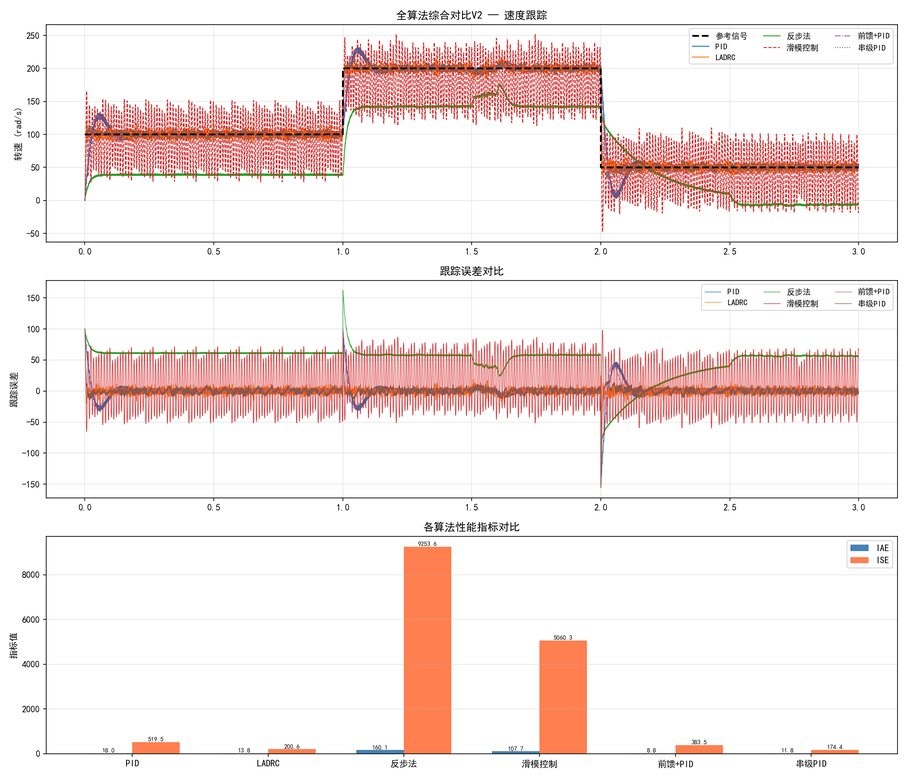
#> input picture 15_simulation/all_algorithms_comparison.png, 907 x 778 px, shrunk from 2100 x 1800 before the run, given in place of the camera
$ python hough_line_detector.py
#> lines starting #> are read from the running program, lines starting #| are printed output that depends on the picture; after the words box and inside, x2 and y2 are one past the last pixel; in counts of white or black regions, pixels touching at a corner belong together
#!/usr/bin/env python3
"""
Hough变换线检测器
功能：标准Hough变换 + 概率Hough变换 + 自适应线段合并
适用：OpenCV + Orange Pi 5
支持：
  - 霍夫变换直线检测 (HoughLines)
  - 概率霍夫变换线段检测 (HoughLinesP)
  - 自适应阈值
  - 线段合并与过滤
"""

import cv2
import numpy as np
import math


class HoughLineDetector:
    """Hough变换线检测器"""

    def __init__(self, method='probabilistic', rho=1, theta=np.pi/180,
                 threshold=50, min_line_length=50, max_line_gap=10,
                 merge_angle_threshold=10, merge_distance_threshold=20):
        """
        参数:
            method: 'standard' | 'probabilistic'
            rho: 距离分辨率(像素)
            theta: 角度分辨率(弧度)
            threshold: 累加器阈值
            min_line_length: 最小线段长度(概率法)
            max_line_gap: 最大线段间隙(概率法)
            merge_angle_threshold: 合并角度阈值(度)
            merge_distance_threshold: 合并距离阈值(像素)
        """
        self.method = method
        self.rho = rho
        self.theta = theta
        self.threshold = threshold
        self.min_line_length = min_line_length
        self.max_line_gap = max_line_gap
        self.merge_angle_threshold = merge_angle_threshold
        self.merge_distance_threshold = merge_distance_threshold

    def preprocess(self, frame):
        """预处理：灰度化 + 高斯模糊 + Canny边缘"""
        gray = cv2.cvtColor(frame, cv2.COLOR_BGR2GRAY) if len(frame.shape) == 3 else frame
        blurred = cv2.GaussianBlur(gray, (5, 5), 1.5)
        edges = cv2.Canny(blurred, 50, 150)
        return edges

    def detect_raw(self, edges):
        """
        原始Hough线检测
        返回: lines列表
        """
        if self.method == 'probabilistic':
            lines = cv2.HoughLinesP(
                edges, self.rho, self.theta, self.threshold,
                minLineLength=self.min_line_length,
                maxLineGap=self.max_line_gap
            )
        else:
            lines = cv2.HoughLines(edges, self.rho, self.theta, self.threshold)

        return lines

    def _line_distance(self, line1, line2):
        """计算两条线段端点间的最小距离"""
        x1, y1, x2, y2 = line1
        x3, y3, x4, y4 = line2
        d1 = math.sqrt((x1-x3)**2 + (y1-y3)**2)
        d2 = math.sqrt((x1-x4)**2 + (y1-y4)**2)
        d3 = math.sqrt((x2-x3)**2 + (y2-y3)**2)
        d4 = math.sqrt((x2-x4)**2 + (y2-y4)**2)
        return min(d1, d2, d3, d4)

    def _line_angle(self, line):
        """计算线段角度(度)"""
        x1, y1, x2, y2 = line
        angle = math.degrees(math.atan2(y2-y1, x2-x1))
        return angle % 180  # 归一化到[0, 180)

    def merge_lines(self, lines):
        """
        合并相近的线段
        合并条件: 角度差 < 阈值 且 距离 < 阈值
        """
        if lines is None or len(lines) == 0:
            return []

        if self.method != 'probabilistic':
            # 标准HoughLines返回(rho, theta)格式，不合并
            return [(l[0], l[1]) for l in lines]

        # 转换为(x1,y1,x2,y2)格式
        segments = []
        for line in lines:
            x1, y1, x2, y2 = line[0]
            segments.append((x1, y1, x2, y2))

        merged = []
        used = [False] * len(segments)

        for i in range(len(segments)):
            if used[i]:
                continue
            group = [segments[i]]
            used[i] = True
            angle_i = self._line_angle(segments[i])

            for j in range(i + 1, len(segments)):
                if used[j]:
                    continue
                angle_j = self._line_angle(segments[j])
                angle_diff = abs(angle_i - angle_j)
                if angle_diff > 90:
                    angle_diff = 180 - angle_diff

                if angle_diff < self.merge_angle_threshold:
                    dist = self._line_distance(segments[i], segments[j])
                    if dist < self.merge_distance_threshold:
                        group.append(segments[j])
                        used[j] = True

            # 合并: 取端点最远的两个点作为合并后线段
            if len(group) > 1:
                all_pts = []
                for seg in group:
                    all_pts.extend([(seg[0], seg[1]), (seg[2], seg[3])])
                # 找最远的两个点
                max_dist = 0
                best_pair = (all_pts[0], all_pts[1])
                for p1 in all_pts:
                    for p2 in all_pts:
                        d = (p1[0]-p2[0])**2 + (p1[1]-p2[1])**2
                        if d > max_dist:
                            max_dist = d
                            best_pair = (p1, p2)
                merged.append((best_pair[0][0], best_pair[0][1],
                              best_pair[1][0], best_pair[1][1]))
            else:
                merged.append(group[0])

        return merged

    def detect(self, frame):
        """
        完整检测流程
        返回:
            merged_lines: 合并后的线段列表 [(x1,y1,x2,y2), ...]
            raw_lines: 原始检测结果
        """
        edges = self.preprocess(frame)
        raw_lines = self.detect_raw(edges)
        merged = self.merge_lines(raw_lines)
        return merged, raw_lines

    # [11 lines left out: function detect_with_mask, not called in this run]

    def draw_lines(self, frame, lines, color=(0, 255, 0), thickness=2):
        """在图像上绘制线段"""
        vis = frame.copy()
        for line in lines:
            if self.method == 'probabilistic':
                x1, y1, x2, y2 = line
                cv2.line(vis, (int(x1), int(y1)), (int(x2), int(y2)), color, thickness)
            else:
                rho, theta = line
                a, b = math.cos(theta), math.sin(theta)
                x0, y0 = a * rho, b * rho
                pt1 = (int(x0 + 1000 * (-b)), int(y0 + 1000 * a))
                pt2 = (int(x0 - 1000 * (-b)), int(y0 - 1000 * a))
                cv2.line(vis, pt1, pt2, color, thickness)
        return vis

    # [22 lines left out: functions get_dominant_line, get_line_angle, not called in this run]


def demo():
    """演示Hough线检测"""
    cap = cv2.VideoCapture(0)
    if not cap.isOpened():
        print("无法打开摄像头")
        return

    detector = HoughLineDetector(method='probabilistic',
                                  min_line_length=30, max_line_gap=10)
    print("Hough线检测器启动 (按q退出)")

    while True:
        ret, frame = cap.read()
#> frame is the input picture: shape (778, 907, 3); mean B, G, R 230.6, 232.5, 246.3
        if not ret:
            break

        merged, raw = detector.detect(frame)
#> in preprocess, `gray = cv2.cvtColor(frame, cv2.COLOR_BGR2GRAY) if len(frame.shape) == ..`:
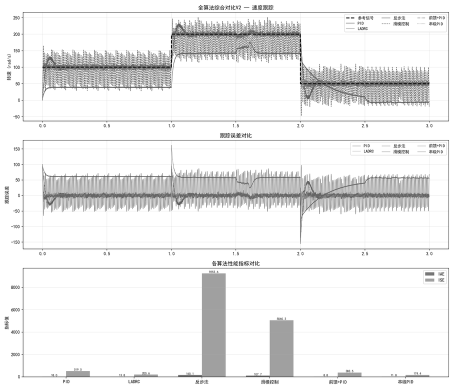
#> gray: shape (778, 907) (shown at 1/2 size); min 0, max 255, mean 236.4
#> in preprocess, `blurred = cv2.GaussianBlur(gray, (5, 5), 1.5)`:
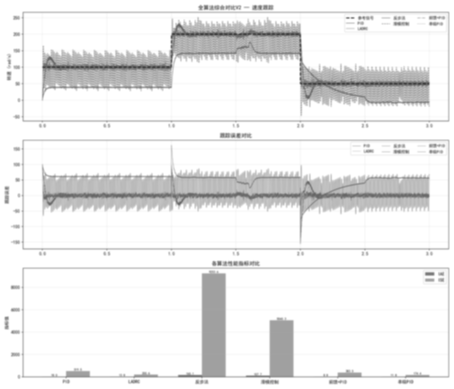
#> blurred: shape (778, 907) (shown at 1/2 size); min 57, max 255, mean 236.4
#> in preprocess, `edges = cv2.Canny(blurred, 50, 150)`:
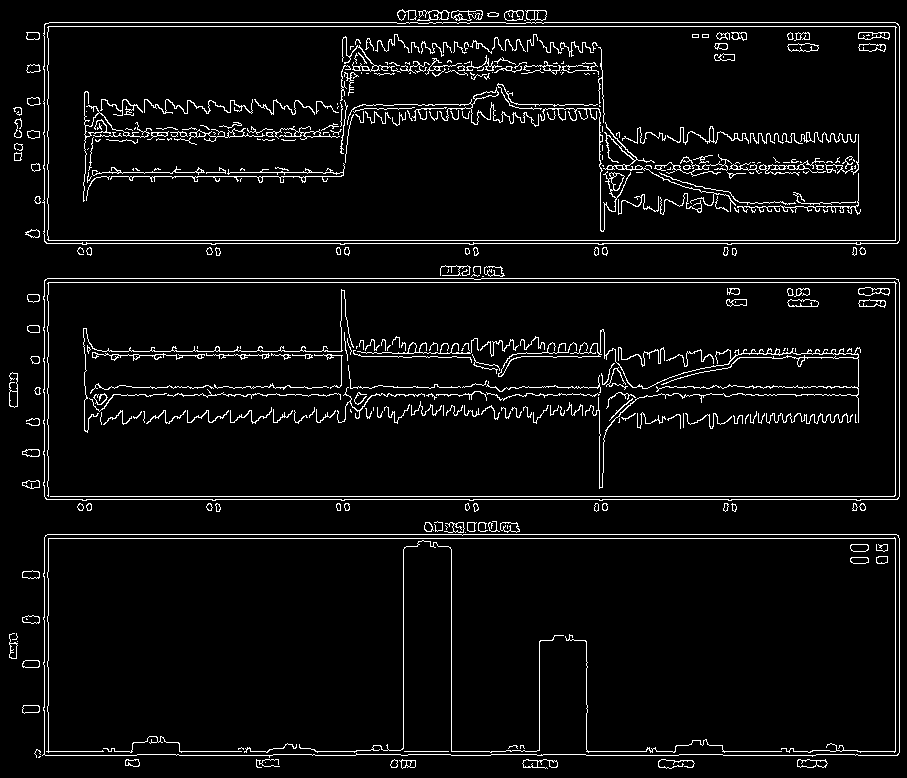
#> edges: shape (778, 907); 5.1% white in thin lines or dots
#> in detect_raw, `lines = cv2.HoughLinesP( edges, self.rho, self.theta, self.threshold, ..`: lines = 294 rows, first 6: [44, 496, 899, 496], [47, 278, 895, 278], [44, 282, 899, 282], [44, 538, 899, 538], [46, 499, 897, 499], [47, 534, 896, 534]
#> in detect, `raw_lines = self.detect_raw(edges)`: raw_lines has the same summary as lines in detect_raw
#> the loop in merge_lines, `for line in lines:` made 294 passes
#> after the loop in merge_lines, `for line in lines:`: segments = 294 items, first 6: (44, 496, 899, 496), (47, 278, 895, 278), (44, 282, 899, 282), (44, 538, 899, 538), (46, 499, 897, 499), (47, 534, 896, 534)
#> in merge_lines, `used = [False] * len(segments)`: used = 294 items, first 6: False, False, False, False, False, False
#> the loop in merge_lines, `for i in range(len(segments)):` made 294 passes
#> angle_i on pass 1: 0
        vis = detector.draw_lines(frame, merged, color=(0, 255, 0))
#> the loop in draw_lines, `for line in lines:` made 91 passes
#> line on passes 1 to 8: (44, 496, 899, 496), (44, 282, 899, 282), (44, 538, 899, 538), (44, 26, 899, 26), (44, 240, 899, 240), (44, 754, 44, 537), (273, 754, 436, 751), (858, 394, 598, 385)
#> after the loop in draw_lines, `for line in lines:`:
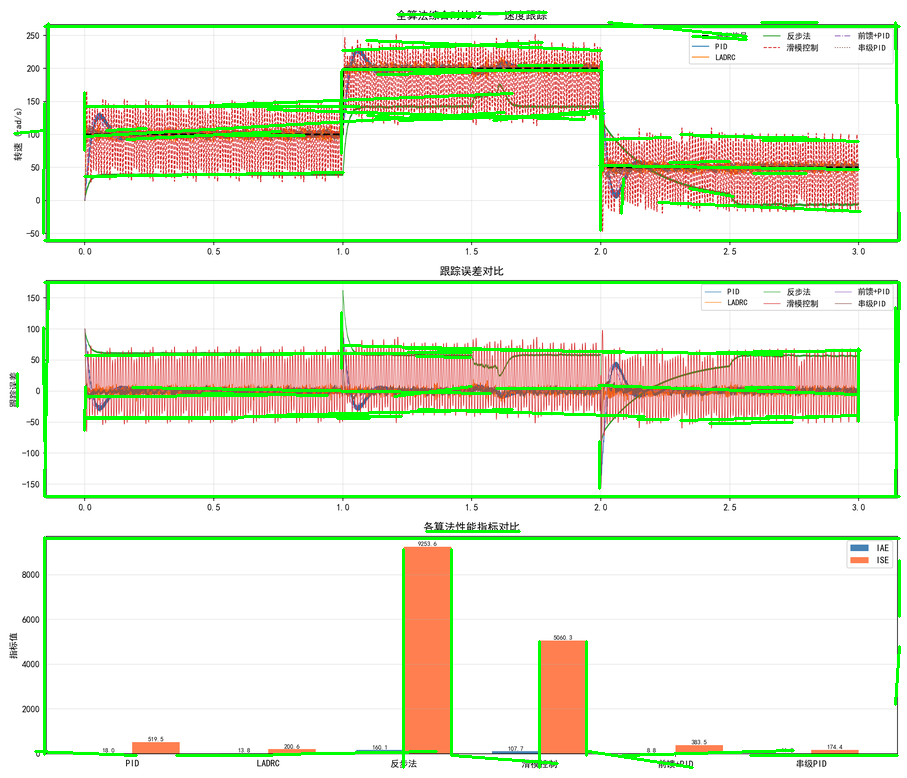
#> vis: shape (778, 907, 3); 6.61% of pixels changed, all inside (x1, y1, x2, y2) = (13, 11, 901, 769)

        cv2.putText(vis, f"Lines: {len(merged)}", (10, 30),
                   cv2.FONT_HERSHEY_SIMPLEX, 0.8, (0, 0, 255), 2)
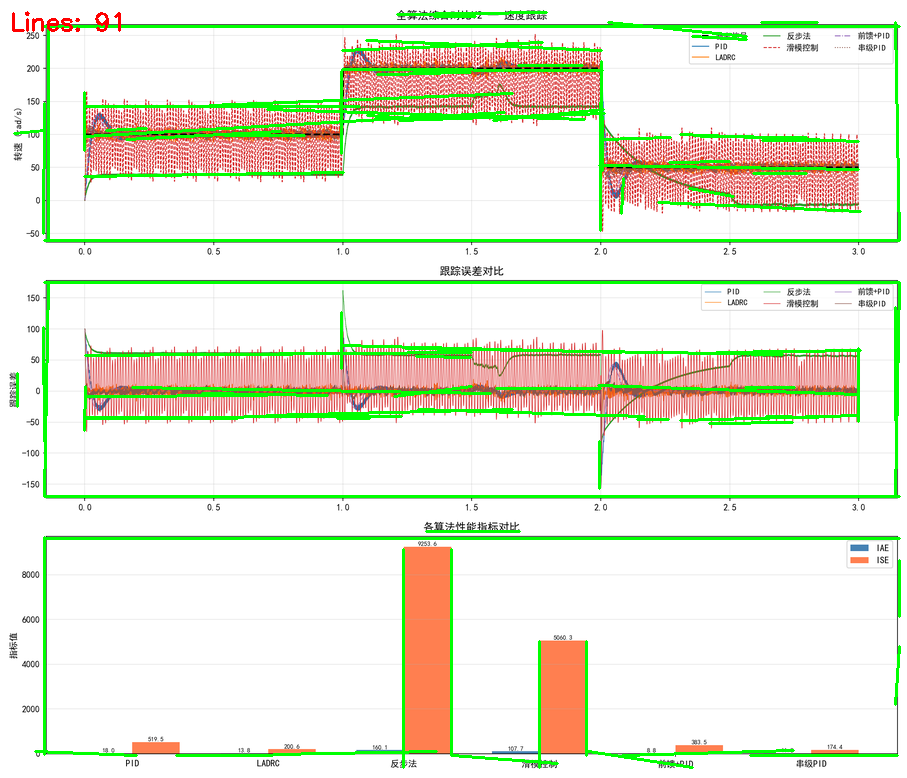
#> vis: shape (778, 907, 3); 0.1% of pixels changed, all inside (x1, y1, x2, y2) = (12, 11, 121, 32)

        cv2.imshow("Hough Line Detector", vis)
        if cv2.waitKey(1) & 0xFF == ord('q'):
#> (key q is pressed here)
            break

    cap.release()
    cv2.destroyAllWindows()


if __name__ == "__main__":
    demo()

$ run again, on 15_simulation/backstepping_nonlinear.png
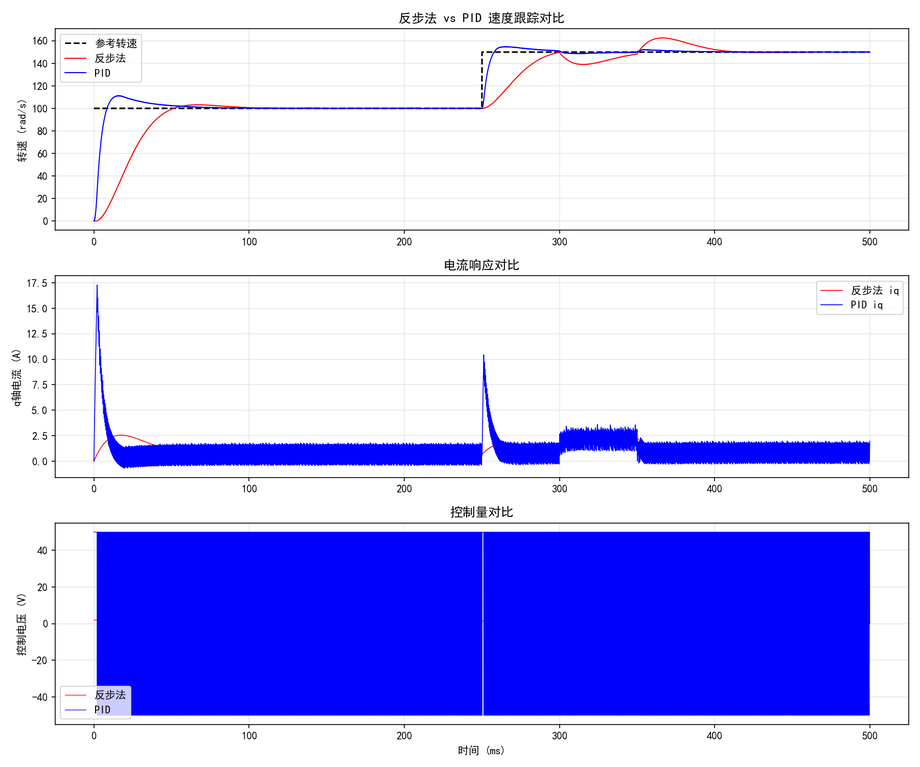
#> input picture 15_simulation/backstepping_nonlinear.png, 920 x 767 px, shrunk from 1800 x 1500 before the run, given in place of the camera
#> in demo, frame is the input picture: shape (767, 920, 3); mean B, G, R 250.5, 193, 193.2
#> in preprocess, `edges = cv2.Canny(blurred, 50, 150)`:
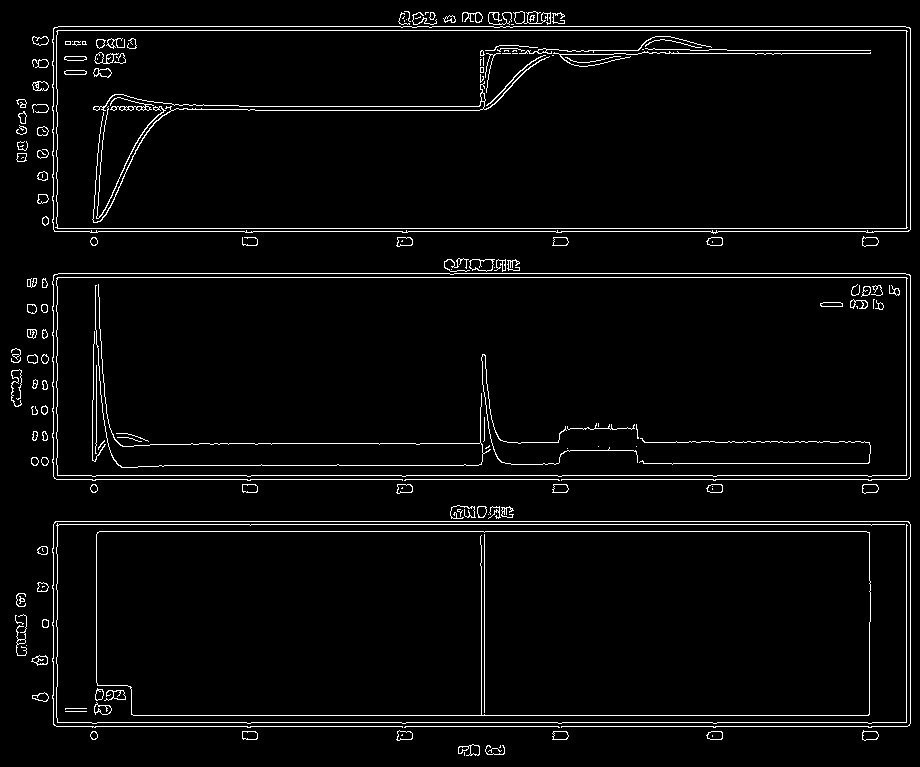
#> edges: shape (767, 920); 3.6% white in thin lines or dots
#> lines = 109 rows, first 6: [58, 273, 905, 273], [58, 26, 905, 26], [53, 722, 910, 722], [53, 475, 910, 475], [53, 30, 910, 30], [133, 715, 868, 715]
#> raw_lines has the same summary as lines in detect_raw
#> the loop in merge_lines, `for line in lines:` made 109 passes
#> after the loop in merge_lines, `for line in lines:`: segments = 109 items, first 6: (58, 273, 905, 273), (58, 26, 905, 26), (53, 722, 910, 722), (53, 475, 910, 475), (53, 30, 910, 30), (133, 715, 868, 715)
#> used = 109 items, first 6: False, False, False, False, False, False
#> the loop in merge_lines, `for i in range(len(segments)):` made 109 passes
#> angle_i on pass 1: 0
#> the loop in draw_lines, `for line in lines:` made 49 passes
#> line on passes 1 to 8: (53, 277, 910, 277), (53, 30, 910, 30), (53, 722, 910, 722), (53, 475, 910, 475), (133, 715, 868, 715), (53, 524, 910, 524), (53, 228, 910, 228), (99, 531, 866, 531)
#> in demo, `cv2.putText(vis, f"Lines: {len(merged)}", (10, 30), cv2.FONT_HERSHEY_S..`:
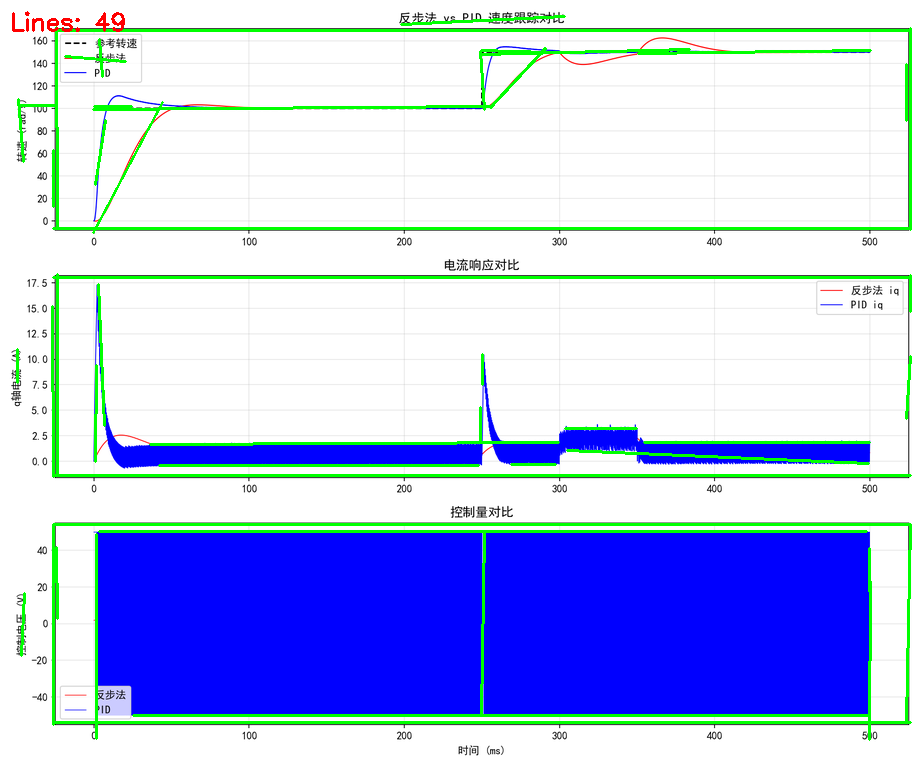
#> vis: shape (767, 920, 3); mean B, G, R 238.2, 195.9, 183.3
